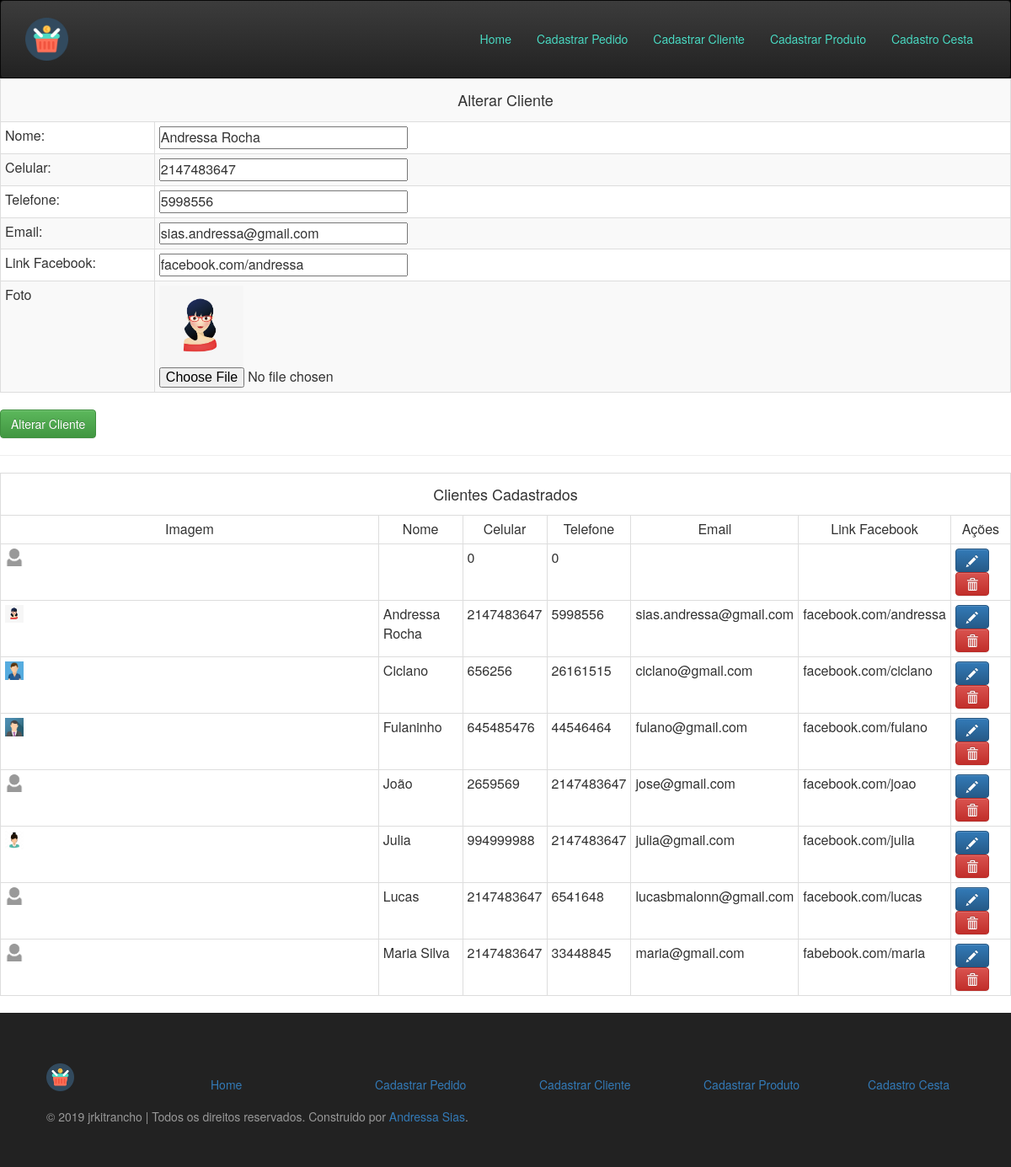
Screenshot of /index.php?pg=cliente&id_update=1 with the database file from the repository.
### tables this page shows
CREATE TABLE `cliente` (
  `id_cliente` int(5) UNSIGNED NOT NULL,
  `nome` varchar(255) NOT NULL,
  `celular` int(11) NOT NULL,
  `telefone` int(11) DEFAULT NULL,
  `email` varchar(255) DEFAULT NULL,
  `link_facebook` varchar(255) DEFAULT NULL,
  `id_endereco` int(5) DEFAULT NULL,
  `foto` varchar(255) DEFAULT NULL
);

### inc.cliente.php (the view)
<?php
$acao='insert';
	if (isset($_REQUEST['id_update']) and !empty($_REQUEST['id_update'])) {
		$id_cliente = $_REQUEST['id_update'] ;
	}else{
		$id_cliente = 0;
	}
	$nome = '';
   	$celular = '';
   	$telefone = '';
   	$email = '';
	$link_facebook = '';
	$foto = '';
	if ($id_cliente > 0) {
		$acao='update';
		$query='SELECT nome, celular, telefone, email, link_facebook, foto
							FROM cliente
							where id_cliente ='.$id_cliente;
			$res = mysql_query($query,$link);
	   $rows=mysql_num_rows($res);
	   if ($rows > 0) {
		 $linha = mysql_fetch_assoc($res);
		 $nome = $linha['nome'];
		 $celular = $linha['celular'];
		 $telefone = $linha['telefone'];
		 $email = $linha['email'];
		$link_facebook = $linha['link_facebook'];
		$foto = $linha['foto'];
	   }
	 }
	 if($acao=='insert'){
		 $valor_botao = 'Cadastrar';
	 }else if($acao=='update'){
		$valor_botao = 'Alterar';
	 }
	echo '<form action="acao.cliente.php" method="POST" enctype="multipart/form-data">
	<table class="table table-condensed table-striped table-bordered table-hover">
	<input type="hidden" name="acao" value="'.$acao.'">
	<input type="hidden" name="id_cliente" value="'.$id_cliente.'">
	<tr>
		<td colspan="2" align="center"><h4>'.$valor_botao.' Cliente</h4></td>
	</tr>
	<tr>
		<td>Nome:</td>
		<td><input type="text" name="nome" value="'.$nome.'" size="30"></td>
	</tr>
		<tr>
			<td>Celular:</td>
			<td><input type="text" name="celular" value="'.$celular.'" size="30"></td>
		</tr>
		<tr>
			<td>Telefone:</td>
			<td><input type="text" name="telefone" value="'.$telefone.'"  size="30"></td>
		</tr>
		<tr>
			<td>Email:</td>
			<td><input type="text" name="email" value="'.$email.'" size="30"></td>
		</tr>
		<tr>
			<td>Link Facebook:</td>
			<td><input type="text" name="facebook" value="'.$link_facebook.'" size="30"></td>
		</tr>
		<tr>
			<td>Foto</td><td>';
			if($acao=='update'){
				if($foto==NULL){
					echo '<img id="imagem_cliente" src="img/clientes/no-image.png" width=5%>';
				}else{
					echo '<img id="imagem_cliente" src="img/clientes/'.$foto.'" width=10%>';
				}
			}
			echo '<input type="file" name="foto"></td>';
		echo '</tr>
	</table>
	<input type="submit" name="cadastrar" class="btn btn-success" value="'.$valor_botao.' Cliente">
</form>';
?>
<hr>
<table class=" table table-condensed table striped table-bordered table-hover"border="1px">
		<tr>
			<td colspan="7" align="center"><h4>Clientes Cadastrados</h4></td>
		</tr>
		<tr align="center">
			<td>Imagem</td>
			<td>Nome</td>
			<td>Celular</td>
			<td>Telefone</td>
			<td>Email</td>
			<td>Link Facebook</td>
			<td>Ações</td>
		</tr>
		<?php
			$query='SELECT id_cliente, nome, celular, telefone, email, link_facebook, foto
							FROM cliente
							ORDER BY nome';
			$res = mysql_query($query,$link);
			$qtd = mysql_num_rows($res);
			if($qtd>0){
				while($linha = mysql_fetch_assoc($res)){
					echo '<tr>';
					if($linha['foto']==NULL){
						echo '<td><img id="imagem_cliente" src="img/clientes/no-image.png" width=5%> </td>';
					}else{
						echo '<td><img id="imagem_cliente" src="img/clientes/'.$linha['foto'].'" width=5%> </td>';
					}
					echo '<td>'.$linha['nome'].'</td>';
					echo '<td>'.$linha['celular'].'</td>';
					echo '<td>'.$linha['telefone'].'</td>';
					echo '<td>'.$linha['email'].'</td>';
					echo '<td>'.$linha['link_facebook'].'</td>';
					echo '<td><a href="index.php?pg=cliente&id_update='.$linha['id_cliente'].'" class="btn btn-primary"><span class="glyphicon glyphicon-pencil" aria-hidden="true"></a>
					<a href="acao.cliente.php?acao=delete&id_cliente='.$linha['id_cliente'].'" class="btn btn-danger"><span class="glyphicon glyphicon-trash" aria-hidden="true"></a></td>';
					echo '</tr>';
				}
			}else{
				echo '<tr align="center">
				<td colspan="7">Nenhum registro para listar</td>
				</tr>';
			}
		?>
	</table>

### css/style.css (style rules this page uses)
* { margin:0; padding: 0; }

### rows the page displays
cliente: nome "Andressa Rocha", celular "2147483647", telefone "5998556", email "sias.andressa@gmail.com", facebook "facebook.com/andressa", foto (picture), link_facebook "facebook.com/andressa"
cliente: celular "0", telefone "0"
cliente: foto (picture), nome "Ciclano", celular "656256", telefone "26161515", email "ciclano@gmail.com", link_facebook "facebook.com/ciclano"
cliente: foto (picture), nome "Fulaninho", celular "645485476", telefone "44546464", email "fulano@gmail.com", link_facebook "facebook.com/fulano"
cliente: nome "João", celular "2659569", telefone "2147483647", email "jose@gmail.com", link_facebook "facebook.com/joao"
cliente: foto (picture), nome "Julia", celular "994999988", telefone "2147483647", email "julia@gmail.com", link_facebook "facebook.com/julia"
cliente: nome "Lucas", celular "2147483647", telefone "6541648", email "lucasbmalonn@gmail.com", link_facebook "facebook.com/lucas"
cliente: nome "Maria Silva", celular "2147483647", telefone "33448845", email "maria@gmail.com", link_facebook "fabebook.com/maria"

### other values shown
$valor_botao "Alterar"
